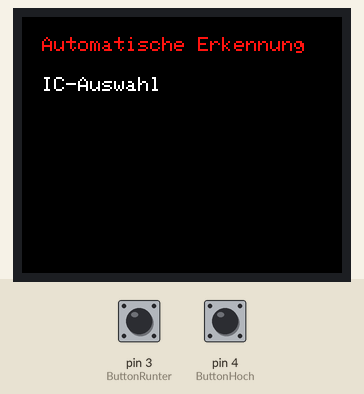
The sketch below on a simulated Arduino Uno, built with avr-gcc and run on an emulated ATmega328P. Parts: 160×128 colour display. The inputs (shaded band) are chosen by the test bench; at power-on: pin 3 (ButtonRunter) LOW, pin 4 (ButtonHoch) LOW. What the sketch prints to the serial monitor is not drawn.

Above: at 1.4 s.
1.5 s: pin 3 (ButtonRunter) pulled HIGH for 1.25 s
At 3.6 s:
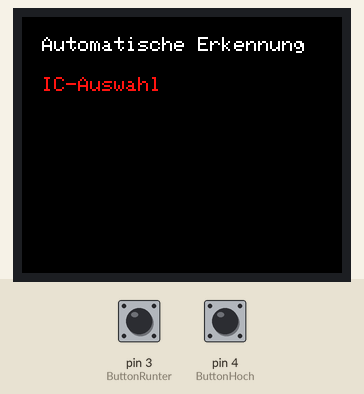
4.8 s: pin 4 (ButtonHoch) pulled HIGH for 1.25 s
At 6.9 s:
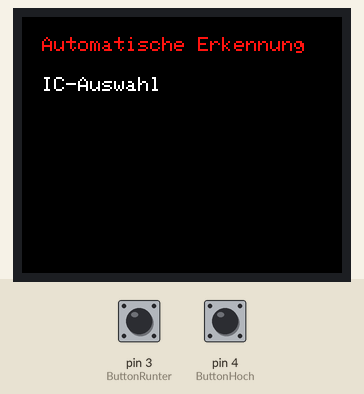
7.6 s: pin 3 (ButtonRunter) pulled HIGH for 1.25 s
At 10.2 s:
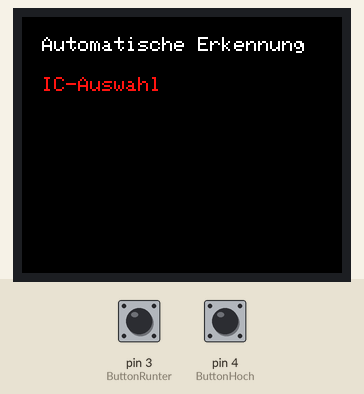
Timing chart, 0 to 11.7 s (numbered marks = the images above; inputs shaded):
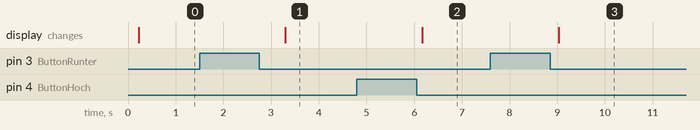

Measured:
- after the input at 1.5 s, the display: changes after 1.8 s (image 1)
- after the input at 4.8 s, the display: changes after 1.4 s (image 2)
- after the input at 7.6 s, the display: changes after 1.4 s (image 3)

The sketch:

Display.ino
```cpp
#include <TFT.h> // Hardware-specific library
#include <SPI.h>

//#define CS   10
//#define DC   9
//#define RESET  8

#define SCLK 52
#define MOSI 51
#define CS   10
#define DC   9
#define RESET 8
#define ButtonRunter 3
#define ButtonHoch 4

int Menu1[2][4];
char* Menu1B[2];

int CheckedIndex = 0;

int ButtonValue = 2;

//TFT myScreen = TFT(CS, DC, MOSI, SCLK, RESET);
TFT myScreen = TFT(CS, DC, RESET);

void initializeMenu1()
{
    char* autoOption = "Automatische Erkennung";
    char* icWahlOption = "IC-Auswahl";
    Menu1B[0] = autoOption;
    Menu1B[1] = icWahlOption;

    Menu1[0][0] = 10;
    Menu1[0][1] = 10;
    Menu1[0][2] = 1;

    Menu1[1][0] = 10;
    Menu1[1][1] = 30;
    Menu1[1][2] = 0;
}

void setup() {
  Serial.begin(9600);
  myScreen.begin();
  myScreen.background(0,0,0);  // clear the screen with black
  myScreen.stroke(255, 255, 255);
  myScreen.setTextSize(1.2);

  initializeMenu1();
  delay(200);

}


void loop() {

  for(int i = 0; i < (sizeof(Menu1B)/sizeof(char*)); i++)
  {
    if(Menu1[i][2] == 1)
    {
      Serial.print("Haaalooooo ich werde Blaaaaau");
      Serial.println(i);
      myScreen.stroke(255, 20, 20);
      myScreen.text(Menu1B[i],int(Menu1[i][0]),int(Menu1[i][1]));
    }else
    {
      Serial.print("Ich muss weiß");
      Serial.println(i);
      myScreen.stroke(255, 255, 255);
      myScreen.text(Menu1B[i],int(Menu1[i][0]),int(Menu1[i][1]));
    }
  }


 int Runter = digitalRead(ButtonRunter);
 int Hoch = digitalRead(ButtonHoch);

if(ButtonValue ==1 && Runter == 0 && Hoch == 0)
  {
    delay(800);
    ButtonValue = 0;
  }

 Serial.print("Button Value");
 Serial.println(ButtonValue);
 Serial.print("runter");
 Serial.println(Runter);

 if(Runter == 1 && ButtonValue != Runter)
 {
  Serial.println("Changing!");
  ButtonValue = 1;

  if(CheckedIndex==(sizeof(Menu1B)/sizeof(char*)-1))
  {
    Menu1[CheckedIndex][2] = 0;
    Menu1[0][2] = 1;

    CheckedIndex = 0;
  }
  else
  {
    Serial.print("Setze meinen Nachfolger auf Checked");
    Serial.println(CheckedIndex);
    Menu1[CheckedIndex][2] = 0;
    Menu1[CheckedIndex+1][2] = 1;

    CheckedIndex++;
  }

 }


 if(Hoch == 1 && ButtonValue != Hoch)
 {
  Serial.println("Changing!");
  ButtonValue = 1;

  if(CheckedIndex==0)
  {
    Menu1[CheckedIndex][2] = 0;
    Menu1[sizeof(Menu1B)/sizeof(char*)-1][2] = 1;

    CheckedIndex = sizeof(Menu1B)/sizeof(char*)-1;
  }
  else
  {
    Serial.print("Setze meinen Vorgänger auf Checked");
    Serial.println(CheckedIndex);
    Menu1[CheckedIndex][2] = 0;
    Menu1[CheckedIndex-1][2] = 1;

    CheckedIndex--;
  }

 }

//  if(Menu1[0][2] == 1)
//  {
//  myScreen.stroke(255, 255, 255);
//  }
//  else
//  {
//  myScreen.stroke(255, 20, 20);
//  }
//  myScreen.text(Menu1B[0],int(Menu1[0][0]),int(Menu1[0][1]));
//  if(Menu1[1][2] == 1)
//  {
//  myScreen.stroke(255, 255, 255);
//  }
//  else
//  {
//  myScreen.stroke(255, 20, 20);
//  }
//  myScreen.text(Menu1B[1],Menu1[1][0],Menu1[1][1]);
  delay(1000);
}
```
